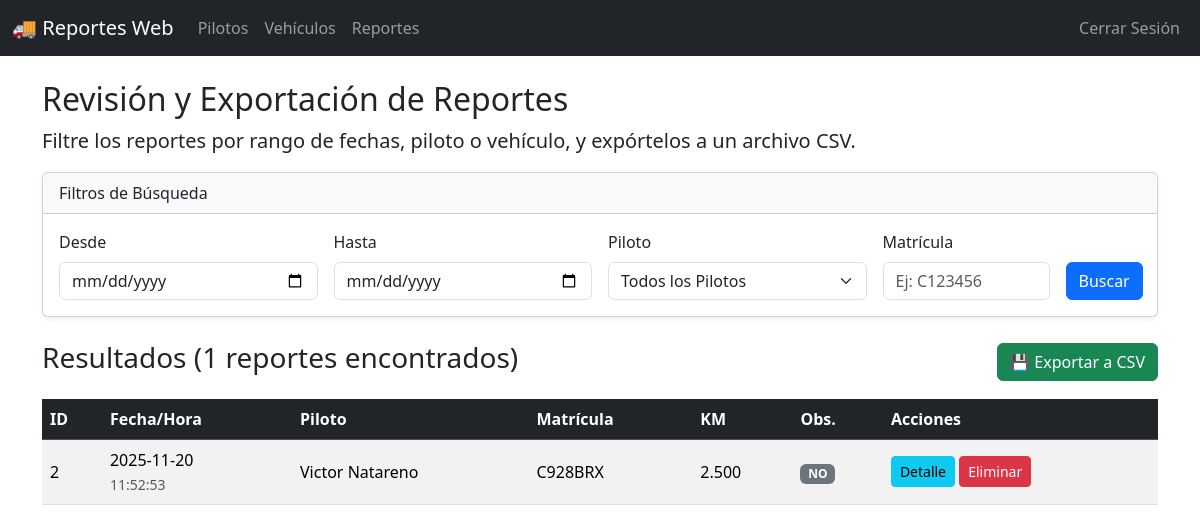
The page /admin/reports (signed in) on the database its author committed.
### tables this page shows
CREATE TABLE reports (
            id INTEGER PRIMARY KEY AUTOINCREMENT,
            driver_id INTEGER NOT NULL,
            vehicle_plate TEXT NOT NULL,
            report_date TEXT NOT NULL,
            km_actual REAL NOT NULL,
            observations TEXT,
            header_data TEXT NOT NULL,      -- JSON con todos los datos 360 del encabezado
            checklist_data TEXT NOT NULL,   -- JSON
            FOREIGN KEY (driver_id) REFERENCES users(id),
            FOREIGN KEY (vehicle_plate) REFERENCES vehicles(plate)
        );

CREATE TABLE users (
            id INTEGER PRIMARY KEY AUTOINCREMENT,
            username TEXT UNIQUE NOT NULL,
            password_hash TEXT NOT NULL,
            full_name TEXT NOT NULL,
            role TEXT NOT NULL DEFAULT 'piloto',
            is_active INTEGER NOT NULL DEFAULT 1
        );

### app.py (the view)
@app.route('/admin/reports', methods=['GET'])
@admin_required
def review_reports_web():
    start_date = request.args.get('start_date')
    end_date = request.args.get('end_date')
    pilot_id_str = request.args.get('pilot_id')
    pilot_id = int(pilot_id_str) if pilot_id_str and pilot_id_str.isdigit() else None
    plate = request.args.get('plate')
    filters = {
        'start_date': start_date if start_date else '',
        'end_date': end_date if end_date else '',
        'pilot_id': pilot_id_str if pilot_id_str else '',
        'plate': plate if plate else ''
    }
    try:
        reports = db_manager.get_filtered_reports(start_date, end_date, pilot_id, plate)
        pilots = db_manager.get_all_pilots()
        vehicles = db_manager.get_all_vehicles()
    except Exception as e:
        flash(f"Error al cargar datos: {e}", 'danger')
        reports = []
        pilots = []
        vehicles = []
    reports_json = json.dumps(reports)
    return render_template('admin_reports.html',
                           reports=reports,
                           pilots=pilots,
                           vehicles=vehicles,
                           filters=filters,
                           reports_json=reports_json)

### app.py (called while the page is built)
def format_thousand_separator(value):
    try:
        formatted = f"{int(value):,}"
        return formatted.replace(',', '.')
    except (ValueError, TypeError):
        return str(value)

def admin_required(f):
    @functools.wraps(f)
    def decorated_function(*args, **kwargs):
        if session.get('role') != 'admin':
            flash('Acceso denegado. Se requiere ser administrador.', 'danger')
            return redirect(url_for('home'))
        return f(*args, **kwargs)
    return decorated_function

### db_manager.py (called while the page is built)
def dict_factory(cursor, row):
    fields = [column[0] for column in cursor.description]
    return dict(zip(fields, row))

def get_all_pilots():
    conn = sqlite3.connect(DB_NAME)
    conn.row_factory = dict_factory
    c = conn.cursor()
    c.execute("""
        SELECT
            u.id,
            u.full_name,
            u.username,
            u.role,
            u.is_active,
            v.plate AS assigned_vehicle_plate
        FROM users u
        LEFT JOIN vehicles v ON u.id = v.assigned_pilot_id
        WHERE u.role = 'piloto'
        ORDER BY u.full_name
    """)
    users = c.fetchall()
    conn.close()
    return users

def get_all_vehicles():
    conn = sqlite3.connect(DB_NAME)
    conn.row_factory = dict_factory
    c = conn.cursor()
    c.execute("""
        SELECT
            v.plate,
            v.brand,
            v.model,
            v.year,
            v.capacity_kg,
            v.assigned_pilot_id,
            u.full_name AS assigned_pilot_name
        FROM vehicles v
        LEFT JOIN users u ON v.assigned_pilot_id = u.id
        ORDER BY v.plate
    """)
    vehicles = c.fetchall()
    conn.close()
    return vehicles

### templates/admin_reports.html (shortened to what this page needs)
{% extends "base.html" %}
{% block content %}
<h2>Revisión y Exportación de Reportes</h2>
<p class="lead">Filtre los reportes por rango de fechas, piloto o vehículo, y expórtelos a un archivo CSV.</p>
<div class="card shadow-sm mb-4">
    <div class="card-header bg-light">
        Filtros de Búsqueda
    </div>
    <div class="card-body">
        <form method="GET" action="{{ url_for('review_reports_web') }}">
            <div class="row g-3 align-items-end">
                <div class="col-md-3">
                    <label for="start_date" class="form-label">Desde</label>
                    <input type="date" class="form-control" id="start_date" name="start_date" value="{{ filters.start_date }}">
                </div>
                <div class="col-md-3">
                    <label for="end_date" class="form-label">Hasta</label>
                    <input type="date" class="form-control" id="end_date" name="end_date" value="{{ filters.end_date }}">
                </div>
                <div class="col-md-3">
                    <label for="pilot_id" class="form-label">Piloto</label>
                    <select class="form-select" id="pilot_id" name="pilot_id">
                        <option value="">Todos los Pilotos</option>
                    </select>
                </div>
                 <div class="col-md-2">
                    <label for="vehicle_plate" class="form-label">Matrícula</label>
                    <input type="text" class="form-control" id="vehicle_plate" name="vehicle_plate" value="{{ filters.vehicle_plate }}" placeholder="Ej: C123456">
                </div>
                <div class="col-md-1 d-grid">
                    <button type="submit" class="btn btn-primary">Buscar</button>
                </div>
            </div>
        </form>
    </div>
</div>
<div class="d-flex justify-content-between align-items-center mb-3">
    <h3>Resultados ({{ reports | length }} reportes encontrados)</h3>
    <a href="{{ url_for('export_reports') }}?{{ request.query_string.decode() }}" class="btn btn-success">
        💾 Exportar a CSV
    </a>
</div>
{% if reports %}
<div class="table-responsive">
    <table class="table table-striped table-hover align-middle">
        <thead class="table-dark">
            <tr>
                <th>ID</th>
                <th>Fecha/Hora</th>
                <th>Piloto</th>
                <th>Matrícula</th>
                <th>KM</th>
                <th>Obs.</th>
                <th>Acciones</th>
            </tr>
        </thead>
        <tbody>
            {% for report in reports %}
            <tr>
                <td>{{ report.id }}</td>
                <td>{{ report.report_date.split(' ')[0] }}<br><small class="text-muted">{{ report.report_date.split(' ')[1] }}</small></td>
                <td>{{ report.pilot_name }}</td>
                <td>{{ report.vehicle_plate }}</td>
                <td>{{ report.km_actual | int | separator }}</td>
                <td>
                    {% if report.observations %}
                        <span class="badge bg-warning text-dark">SÍ</span>
                    {% else %}
                        <span class="badge bg-secondary">NO</span>
                    {% endif %}
                </td>
                <td>
                    <button class="btn btn-sm btn-info" onclick='showReportDetail({{ report | tojson | safe }})'>Detalle</button>
                    <form method="POST" style="display:inline;" action="{{ url_for('delete_report_web', report_id=report.id) }}" onsubmit="return confirm('¿Está seguro de que desea eliminar este reporte?')">
                        <button type="submit" class="btn btn-sm btn-danger">Eliminar</button>
                    </form>
                </td>
            </tr>
            {% endfor %}
        </tbody>
    </table>
</div>
{% else %}
<div class="alert alert-info" role="alert">
    No se encontraron reportes con los filtros aplicados.
</div>
{% endif %}
{% endblock %}

### templates/base.html (shortened to what this page needs)
<!DOCTYPE html>
<html lang="es">
<head>
    <link href="https://cdn.jsdelivr.net/npm/bootstrap@5.3.3/dist/css/bootstrap.min.css" rel="stylesheet">
</head>
<body>
    <nav class="navbar navbar-expand-lg navbar-dark bg-dark">
        <div class="container-fluid">
            <a class="navbar-brand" href="{{ url_for('home') }}">🚚 Reportes Web</a>
            <div class="collapse navbar-collapse" id="navbarNav">
                <ul class="navbar-nav me-auto">
                    {% if session.get('role') == 'admin' %}
                    <li class="nav-item">
                        <a class="nav-link" href="{{ url_for('manage_pilots_web') }}">Pilotos</a>
                    </li>
                    <li class="nav-item">
                        <a class="nav-link" href="{{ url_for('manage_vehicles_web') }}">Vehículos</a>
                    </li>
                    <li class="nav-item">
                        <a class="nav-link" href="{{ url_for('review_reports_web') }}">Reportes</a>
                    </li>
                    {% elif session.get('role') == 'piloto' %}
                    <li class="nav-item">
                        <a class="nav-link" href="{{ url_for('pilot_form') }}">Nuevo Reporte</a>
                    </li>
                    {% endif %}
                </ul>
                <ul class="navbar-nav">
                    {% if 'user_id' in session %}
                    <li class="nav-item">
                        <a class="nav-link btn btn-sm btn-outline-light" href="{{ url_for('logout') }}">Cerrar Sesión</a>
                    </li>
                    {% endif %}
                </ul>
            </div>
        </div>
    </nav>
    <div class="container mt-4">
        {% block content %}{% endblock %}
    </div>
</body>
</html>

### rows shown on the page
reports: id "2", report_date "2025-11-20", report_date "11:52:53", pilot_name "Victor Natareno", vehicle_plate "C928BRX", km_actual|separator "2.500", observations "NO"

### other values the page prints
{{ reports | length }} "1"
